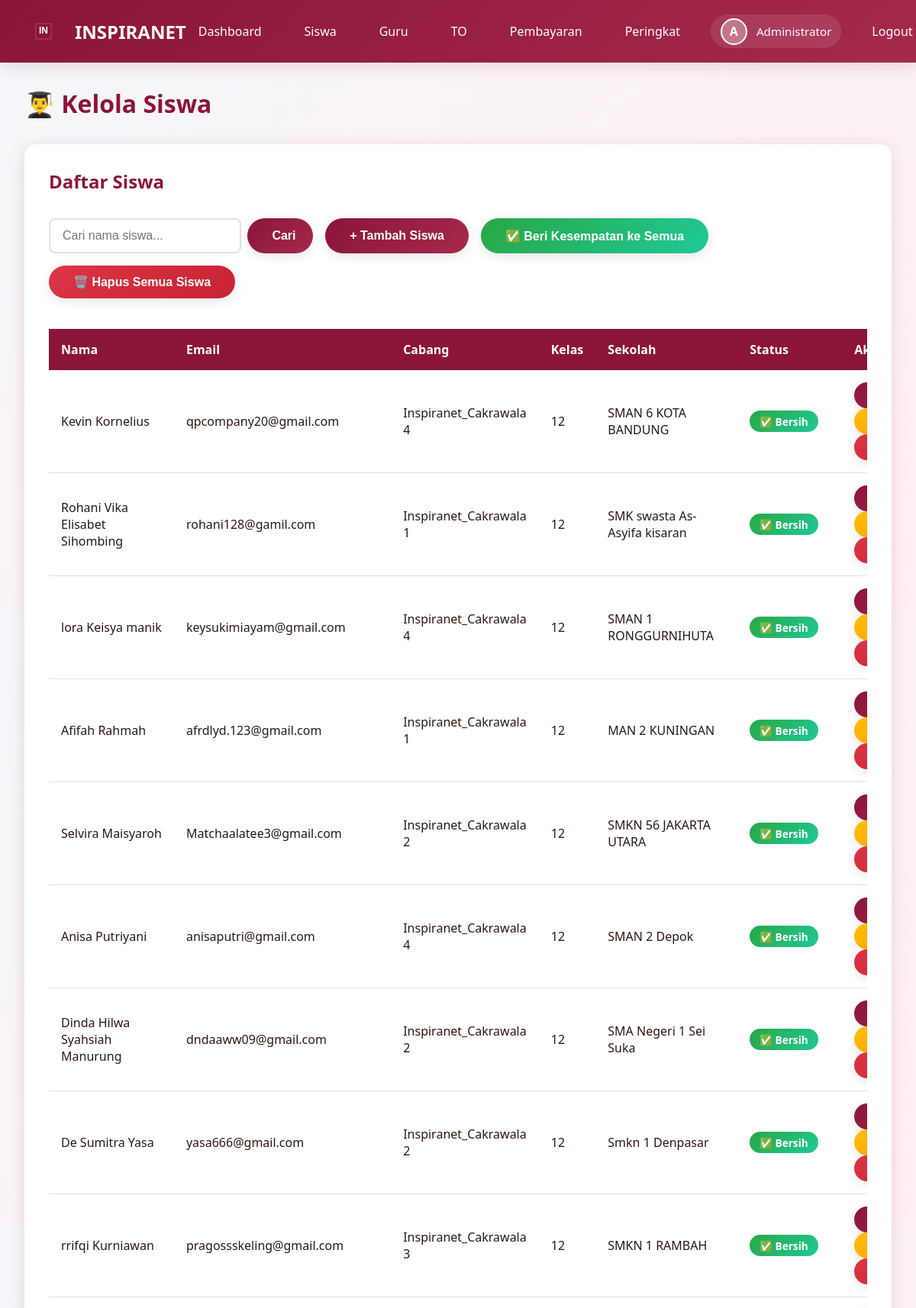
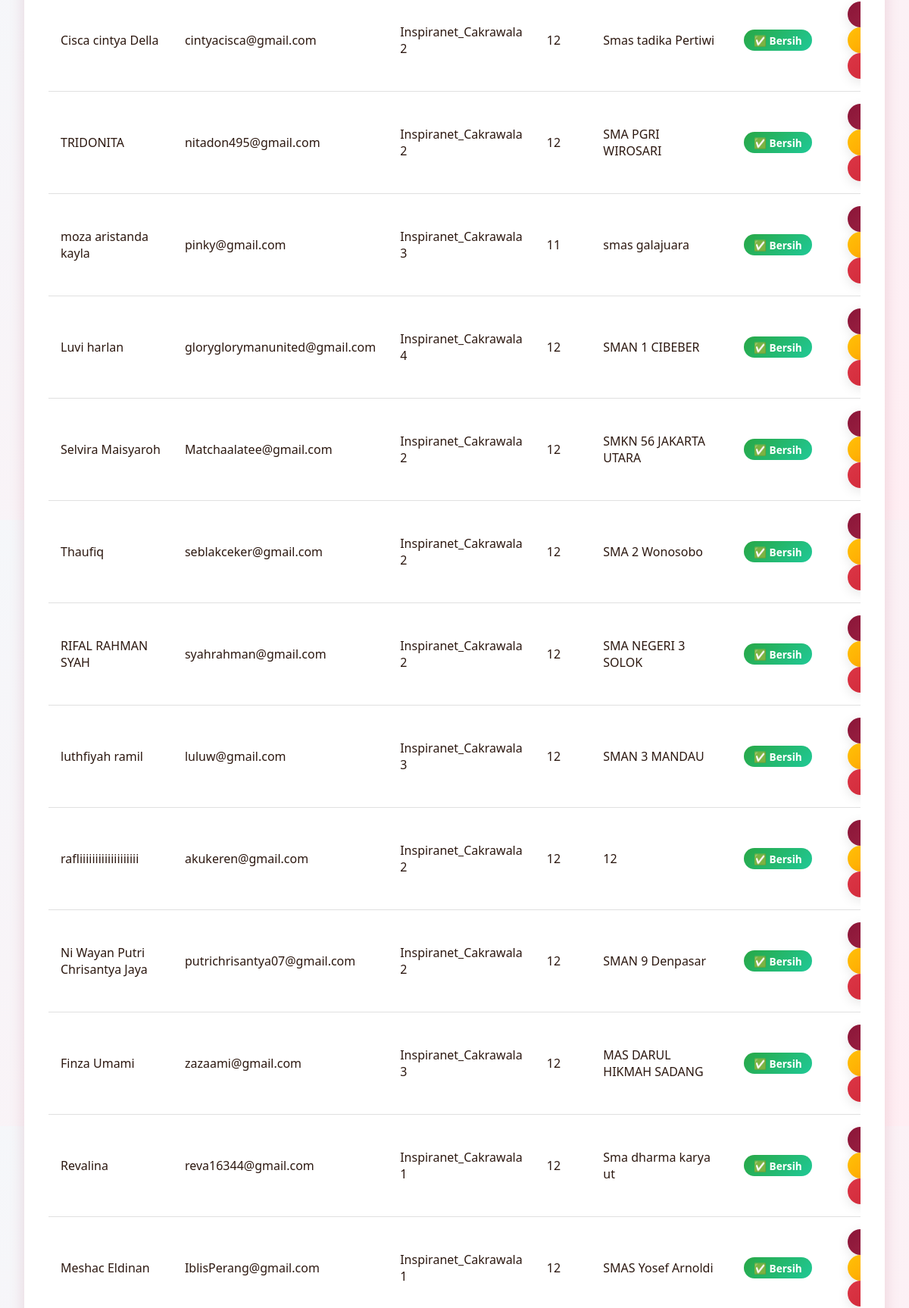
/admin/students (signed in, upper part), run on the app's committed database (2 pictures, top to bottom).
### models.py (models this page shows, shortened)
class User(UserMixin, db.Model):
    __tablename__ = 'users'
    id = db.Column(db.Integer, primary_key=True)
    email = db.Column(db.String(120), unique=True, nullable=False)
    password_hash = db.Column(db.String(255), nullable=False)
    full_name = db.Column(db.String(100), nullable=False)
    role = db.Column(db.String(20), nullable=False, default='student')
    inspira_branch = db.Column(db.String(50), nullable=True)
    class_level = db.Column(db.String(20), nullable=True)
    school_name = db.Column(db.String(150), nullable=True)
    phone_number = db.Column(db.String(20), nullable=True)
    profile_photo = db.Column(db.String(255), nullable=True)
    created_at = db.Column(db.DateTime, default=datetime.utcnow)
    exam_attempts = db.relationship('ExamAttempt', backref='user', lazy=True, cascade='all, delete-orphan')
    payments = db.relationship('Payment', backref='user', lazy=True, cascade='all, delete-orphan')
    leaderboard_entries = db.relationship('Leaderboard', backref='user', lazy=True, cascade='all, delete-orphan')

### app.py (the view)
@app.route('/admin/students')
@login_required
def admin_students():
    if current_user.role != 'admin':
        flash('Akses ditolak!', 'danger')
        return redirect(url_for('index'))
    search_query = request.args.get('search', '')
    if search_query:
        students = User.query.filter(
            User.role == 'student',
            User.full_name.ilike(f'%{search_query}%')
        ).all()
    else:
        students = User.query.filter_by(role='student').all()
    student_cheating_data = {}
    for student in students:
        cheating_count = db.session.query(func.count(ExamAttempt.id)).filter(
            ExamAttempt.user_id == student.id,
            ExamAttempt.cheating_warnings > 0
        ).scalar()
        student_cheating_data[student.id] = cheating_count or 0
    exams = Exam.query.filter_by(is_active=True).all()
    return render_template('admin_students.html',
                         students=students,
                         branches=BRANCHES,
                         search_query=search_query,
                         student_cheating_data=student_cheating_data,
                         exams=exams)

### app.py (called while the page is built)
@login_manager.user_loader
def load_user(user_id):
    return User.query.get(int(user_id))

@app.before_request
def ensure_db():
    if not hasattr(app, '_db_initialized'):
        app._db_initialized = True
        init_database()

### templates/admin_students.html (shortened to what this page needs)
{% extends "base.html" %}
{% block content %}
<h1 style="color: var(--primary-color); margin-bottom: 2rem;">👨‍🎓 Kelola Siswa</h1>
<div class="card">
    <div style="display: flex; justify-content: space-between; align-items: center; margin-bottom: 1.5rem; flex-wrap: wrap; gap: 1rem;">
        <h2>Daftar Siswa</h2>
        <div style="display: flex; gap: 1rem; flex-wrap: wrap;">
            <form method="GET" action="{{ url_for('admin_students') }}" style="display: flex; gap: 0.5rem;">
                <input type="text" name="search" class="form-control" placeholder="Cari nama siswa..." value="{{ search_query or '' }}" style="min-width: 200px;">
                <button type="submit" class="btn btn-primary">Cari</button>
            </form>
            <button onclick="showModal('addStudentModal')" class="btn btn-primary">+ Tambah Siswa</button>
            <button onclick="showModal('clearAllCheatingModal')" class="btn btn-success">✅ Beri Kesempatan ke Semua</button>
            <form method="POST" action="{{ url_for('admin_delete_all_students') }}" style="display: inline;" onsubmit="return confirm('PERINGATAN! Anda akan menghapus SEMUA data siswa. Apakah Anda yakin?');">
                <button type="submit" class="btn btn-danger">🗑️ Hapus Semua Siswa</button>
            </form>
        </div>
    </div>
    <div class="table-responsive">
        <table class="table">
            <thead>
                <tr>
                    <th>Nama</th>
                    <th>Email</th>
                    <th>Cabang</th>
                    <th>Kelas</th>
                    <th>Sekolah</th>
                    <th>Status</th>
                    <th>Aksi</th>
                </tr>
            </thead>
            <tbody>
                {% for student in students %}
                <tr {% if student_cheating_data.get(student.id, 0) > 0 %}style="background-color: #fff3f3;"{% endif %}>
                    <td>{{ student.full_name }}</td>
                    <td>{{ student.email }}</td>
                    <td>{{ student.inspira_branch }}</td>
                    <td>{{ student.class_level }}</td>
                    <td>{{ student.school_name }}</td>
                    <td>
                        {% if student_cheating_data.get(student.id, 0) > 0 %}
                        <span style="background: linear-gradient(135deg, #dc3545 0%, #c82333 100%); color: white; padding: 0.3rem 0.8rem; border-radius: 15px; font-size: 0.85rem; font-weight: bold; display: inline-block;">
                            ⛔ TERDETEKSI CURANG ({{ student_cheating_data.get(student.id) }}x)
                        </span>
                        {% else %}
                        <span style="background: linear-gradient(135deg, #28a745 0%, #20c997 100%); color: white; padding: 0.3rem 0.8rem; border-radius: 15px; font-size: 0.85rem; font-weight: bold; display: inline-block;">
                            ✅ Bersih
                        </span>
                        {% endif %}
                    </td>
                    <td>
                        <button
                            class="btn btn-primary student-detail-btn"
                            style="padding: 0.5rem 1rem; margin-right: 0.5rem;"
                            data-id="{{ student.id }}"
                            data-name="{{ student.full_name }}"
                            data-email="{{ student.email }}"
                            data-branch="{{ student.inspira_branch }}"
                            data-class="{{ student.class_level }}"
                            data-school="{{ student.school_name }}"
                            data-phone="{{ student.phone_number or '-' }}"
                            data-created="{{ student.created_at.strftime('%d/%m/%Y %H:%M') }}"
                            data-has-cheating="{{ '1' if student_cheating_data.get(student.id, 0) > 0 else '0' }}">
                        </button>
                        <button
                            class="btn btn-warning student-edit-btn"
                            style="padding: 0.5rem 1rem; margin-right: 0.5rem;"
                            data-id="{{ student.id }}"
                            data-name="{{ student.full_name }}"
                            data-email="{{ student.email }}"
                            data-branch="{{ student.inspira_branch }}"
                            data-class="{{ student.class_level }}"
                            data-school="{{ student.school_name }}"
                            data-phone="{{ student.phone_number or '' }}">
                        </button>
                        <form method="POST" action="{{ url_for('admin_delete_student', id=student.id) }}" style="display: inline;" data-confirm-delete>
                            <button type="submit" class="btn btn-danger" style="padding: 0.5rem 1rem;">Hapus</button>
                        </form>
                    </td>
                </tr>
                {% endfor %}
            </tbody>
        </table>
    </div>
</div>
{% endblock %}

### templates/base.html (shortened to what this page needs)
<!DOCTYPE html>
<html lang="id">
<head>
    <link rel="stylesheet" href="{{ url_for('static', filename='css/style.css') }}">
</head>
<body>
    <nav class="navbar">
        <div class="container">
            <a href="{{ url_for('index') }}" class="navbar-brand">
                <div id="logo-animation" class="logo-container"></div>
                <span>INSPIRANET</span>
            </a>
            <ul class="navbar-nav" id="navbarMenu">
                {% if current_user.is_authenticated %}
                    {% if current_user.role == 'admin' %}
                        <li><a href="{{ url_for('admin_dashboard') }}" onclick="closeMobileMenu()">Dashboard</a></li>
                        <li><a href="{{ url_for('admin_students') }}" onclick="closeMobileMenu()">Siswa</a></li>
                        <li><a href="{{ url_for('admin_teachers') }}" onclick="closeMobileMenu()">Guru</a></li>
                        <li><a href="{{ url_for('admin_exams') }}" onclick="closeMobileMenu()">TO</a></li>
                        <li><a href="{{ url_for('admin_payments') }}" onclick="closeMobileMenu()">Pembayaran</a></li>
                    {% else %}
                        <li><a href="{{ url_for('student_dashboard') }}" onclick="closeMobileMenu()">Dashboard</a></li>
                        <li><a href="{{ url_for('student_exams') }}" onclick="closeMobileMenu()">Daftar TO</a></li>
                    {% endif %}
                    <li><a href="{{ url_for('all_leaderboards') }}" onclick="closeMobileMenu()">Peringkat</a></li>
                    <li class="user-profile">
                        <div class="profile-info">
                            {% if current_user.profile_photo %}
                            <img src="{{ url_for('uploaded_file', filename='profiles/' + current_user.profile_photo) }}" alt="{{ current_user.full_name }}" class="profile-photo-nav">
                            {% else %}
                            <div class="profile-photo-placeholder">{{ current_user.full_name[0].upper() }}</div>
                            {% endif %}
                            <span class="profile-name">{{ current_user.full_name }}</span>
                        </div>
                    </li>
                    <li><a href="{{ url_for('logout') }}" onclick="closeMobileMenu()">Logout</a></li>
                {% else %}
                    <li><a href="{{ url_for('login') }}" onclick="closeMobileMenu()">Login</a></li>
                    <li><a href="{{ url_for('register') }}" onclick="closeMobileMenu()">Daftar</a></li>
                {% endif %}
            </ul>
        </div>
    </nav>
    <div class="container">
        {% block content %}{% endblock %}
    </div>
</body>
</html>

### static/css/style.css (style rules this page uses)
:root { --primary-color: #8B1538; --secondary-color: #A52A4A; --accent-color: #C94060; --dark-color: #4A0E1F; --light-color: #FFE5EC; --text-dark: #2C1810; --text-light: #FFFFFF; --shadow: 0 4px 20px rgba(139, 21, 56, 0.15); --shadow-hover: 0 8px 35px rgba(139, 21, 56, 0.25); --shadow-active: 0 12px 45px rgba(139, 21, 56, 0.35); }
* { margin: 0; padding: 0; box-sizing: border-box; }
body { font-family: 'Segoe UI', Tahoma, Geneva, Verdana, sans-serif; background: linear-gradient(135deg, #f5f7fa 0%, #ffeef3 100%); color: var(--text-dark); min-height: 100vh; }
.navbar { background: linear-gradient(135deg, var(--primary-color) 0%, var(--secondary-color) 100%); padding: 1rem 0; box-shadow: var(--shadow); position: sticky; top: 0; z-index: 1000; }
.navbar .container { max-width: 1200px; margin: 0 auto; padding: 0 2rem; display: flex; justify-content: space-between; align-items: center; }
.navbar-brand { display: flex; align-items: center; gap: 1rem; color: var(--text-light); text-decoration: none; font-size: 1.5rem; font-weight: bold; }
.logo-container { position: relative; width: 50px; height: 50px; }
.navbar-nav { display: flex; gap: 1.5rem; list-style: none; align-items: center; }
.navbar-nav a { color: var(--text-light); text-decoration: none; padding: 0.5rem 1rem; border-radius: 5px; transition: all 0.3s ease; }
.user-profile { display: flex; align-items: center; }
.profile-info { display: flex; align-items: center; gap: 0.75rem; padding: 0.3rem 0.8rem; background: rgba(255, 255, 255, 0.1); border-radius: 25px; }
.profile-photo-placeholder { width: 35px; height: 35px; border-radius: 50%; background: rgba(255, 255, 255, 0.3); display: flex; align-items: center; justify-content: center; font-weight: bold; color: white; border: 2px solid white; }
.profile-name { color: white; font-weight: 500; font-size: 0.95rem; }
.container { max-width: 1200px; margin: 2rem auto; padding: 0 2rem; }
.btn { display: inline-block; padding: 0.75rem 2rem; border: none; border-radius: 25px; font-size: 1rem; font-weight: 600; text-decoration: none; cursor: pointer; transition: all 0.4s cubic-bezier(0.68, -0.55, 0.265, 1.55); box-shadow: 0 4px 15px rgba(0, 0, 0, 0.1); position: relative; overflow: hidden; }
.btn::before { content: ''; position: absolute; top: 50%; left: 50%; width: 0; height: 0; border-radius: 50%; background: rgba(255, 255, 255, 0.2); transform: translate(-50%, -50%); transition: width 0.6s, height 0.6s; }
.btn-primary { background: linear-gradient(135deg, var(--primary-color) 0%, var(--secondary-color) 100%); color: var(--text-light); }
.btn-danger { background: linear-gradient(135deg, #dc3545 0%, #c82333 100%); color: white; }
.btn-success { background: linear-gradient(135deg, #28a745 0%, #20c997 100%); color: white; }
.btn-warning { background: linear-gradient(135deg, #ffc107 0%, #ff9800 100%); color: #2C1810; }
.card { background: white; border-radius: 15px; padding: 2rem; box-shadow: var(--shadow); margin-bottom: 2rem; animation: fadeInUp 0.8s cubic-bezier(0.68, -0.55, 0.265, 1.55); transition: all 0.4s ease; }
.card h2 { color: var(--primary-color); margin-bottom: 1rem; }
.form-control { width: 100%; padding: 0.75rem 1rem; border: 2px solid #e0e0e0; border-radius: 8px; font-size: 1rem; transition: all 0.3s ease; }
.table { width: 100%; border-collapse: collapse; margin-top: 1rem; }
.table th { background: var(--primary-color); color: white; padding: 1rem; text-align: left; }
.table td { padding: 1rem; border-bottom: 1px solid #e0e0e0; }
.table tr { transition: all 0.3s ease; }
.table-responsive { overflow-x: auto; -webkit-overflow-scrolling: touch; }
.table-responsive table { min-width: 600px; }

### data on the page
User: full_name "A", full_name "Administrator"
User: full_name "Kevin Kornelius", email "qpcompany20@gmail.com", inspira_branch "Inspiranet_Cakrawala 4", class_level "12", school_name "SMAN 6 KOTA BANDUNG", shows "✅ Bersih"
User: full_name "Rohani Vika Elisabet Sihombing", email "rohani128@gamil.com", inspira_branch "Inspiranet_Cakrawala 1", class_level "12", school_name "SMK swasta As-Asyifa kisaran", shows "✅ Bersih"
User: full_name "lora Keisya manik", email "keysukimiayam@gmail.com", inspira_branch "Inspiranet_Cakrawala 4", class_level "12", school_name "SMAN 1 RONGGURNIHUTA", shows "✅ Bersih"
User: full_name "Afifah Rahmah", email "afrdlyd.123@gmail.com", inspira_branch "Inspiranet_Cakrawala 1", class_level "12", school_name "MAN 2 KUNINGAN", shows "✅ Bersih"
User: full_name "Selvira Maisyaroh", email "Matchaalatee3@gmail.com", inspira_branch "Inspiranet_Cakrawala 2", class_level "12", school_name "SMKN 56 JAKARTA UTARA", shows "✅ Bersih"
User: full_name "Anisa Putriyani", email "anisaputri@gmail.com", inspira_branch "Inspiranet_Cakrawala 4", class_level "12", school_name "SMAN 2 Depok", shows "✅ Bersih"
User: full_name "Dinda Hilwa Syahsiah Manurung", email "dndaaww09@gmail.com", inspira_branch "Inspiranet_Cakrawala 2", class_level "12", school_name "SMA Negeri 1 Sei Suka", shows "✅ Bersih"
User: full_name "De Sumitra Yasa", email "yasa666@gmail.com", inspira_branch "Inspiranet_Cakrawala 2", class_level "12", school_name "Smkn 1 Denpasar", shows "✅ Bersih"
User: full_name "rrifqi Kurniawan", email "pragossskeling@gmail.com", inspira_branch "Inspiranet_Cakrawala 3", class_level "12", school_name "SMKN 1 RAMBAH", shows "✅ Bersih"
User: full_name "Cisca cintya Della", email "cintyacisca@gmail.com", inspira_branch "Inspiranet_Cakrawala 2", class_level "12", school_name "Smas tadika Pertiwi", shows "✅ Bersih"
User: full_name "TRIDONITA", email "nitadon495@gmail.com", inspira_branch "Inspiranet_Cakrawala 2", class_level "12", school_name "SMA PGRI WIROSARI", shows "✅ Bersih"
User: full_name "moza aristanda kayla", email "pinky@gmail.com", inspira_branch "Inspiranet_Cakrawala 3", class_level "11", school_name "smas galajuara", shows "✅ Bersih"
User: full_name "Luvi harlan", email "gloryglorymanunited@gmail.com", inspira_branch "Inspiranet_Cakrawala 4", class_level "12", school_name "SMAN 1 CIBEBER", shows "✅ Bersih"
User: full_name "Selvira Maisyaroh", email "Matchaalatee@gmail.com", inspira_branch "Inspiranet_Cakrawala 2", class_level "12", school_name "SMKN 56 JAKARTA UTARA", shows "✅ Bersih"
User: full_name "Thaufiq", email "seblakceker@gmail.com", inspira_branch "Inspiranet_Cakrawala 2", class_level "12", school_name "SMA 2 Wonosobo", shows "✅ Bersih"
User: full_name "RIFAL RAHMAN SYAH", email "syahrahman@gmail.com", inspira_branch "Inspiranet_Cakrawala 2", class_level "12", school_name "SMA NEGERI 3 SOLOK", shows "✅ Bersih"
User: full_name "luthfiyah ramil", email "luluw@gmail.com", inspira_branch "Inspiranet_Cakrawala 3", class_level "12", school_name "SMAN 3 MANDAU", shows "✅ Bersih"
User: full_name "rafliiiiiiiiiiiiiiiiiii", email "akukeren@gmail.com", inspira_branch "Inspiranet_Cakrawala 2", class_level "12", school_name "12", shows "✅ Bersih"
User: full_name "Ni Wayan Putri Chrisantya Jaya", email "putrichrisantya07@gmail.com", inspira_branch "Inspiranet_Cakrawala 2", class_level "12", school_name "SMAN 9 Denpasar", shows "✅ Bersih"
User: full_name "Finza Umami", email "zazaami@gmail.com", inspira_branch "Inspiranet_Cakrawala 3", class_level "12", school_name "MAS DARUL HIKMAH SADANG", shows "✅ Bersih"
User: full_name "Revalina", email "reva16344@gmail.com", inspira_branch "Inspiranet_Cakrawala 1", class_level "12", school_name "Sma dharma karya ut", shows "✅ Bersih"
User: full_name "Meshac Eldinan", email "IblisPerang@gmail.com", inspira_branch "Inspiranet_Cakrawala 1", class_level "12", school_name "SMAS Yosef Arnoldi", shows "✅ Bersih"
